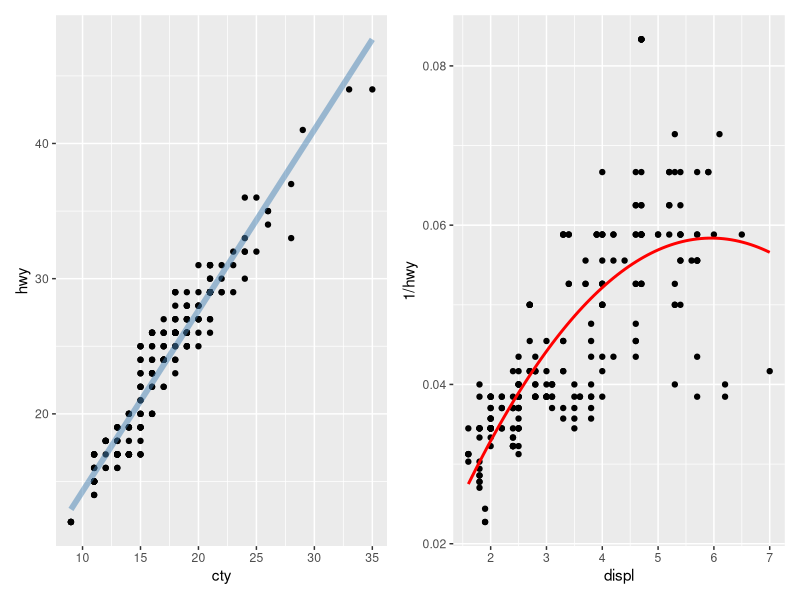
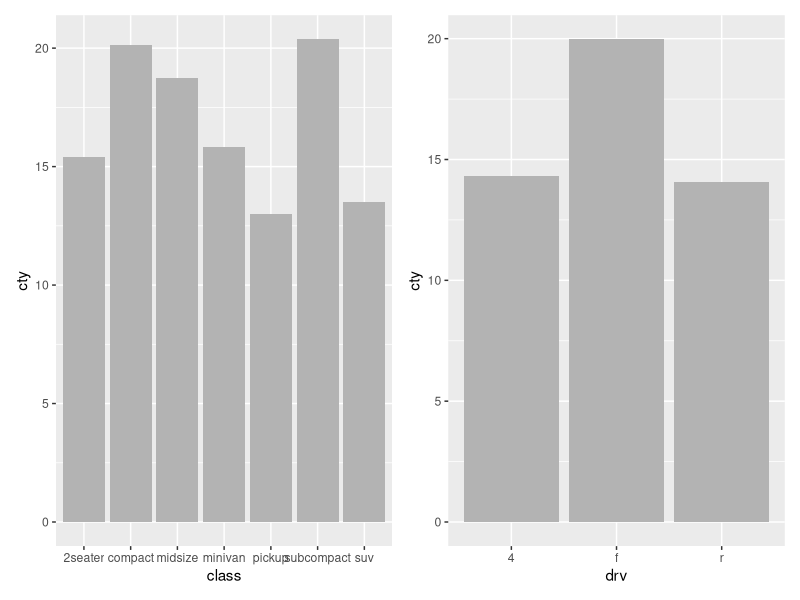
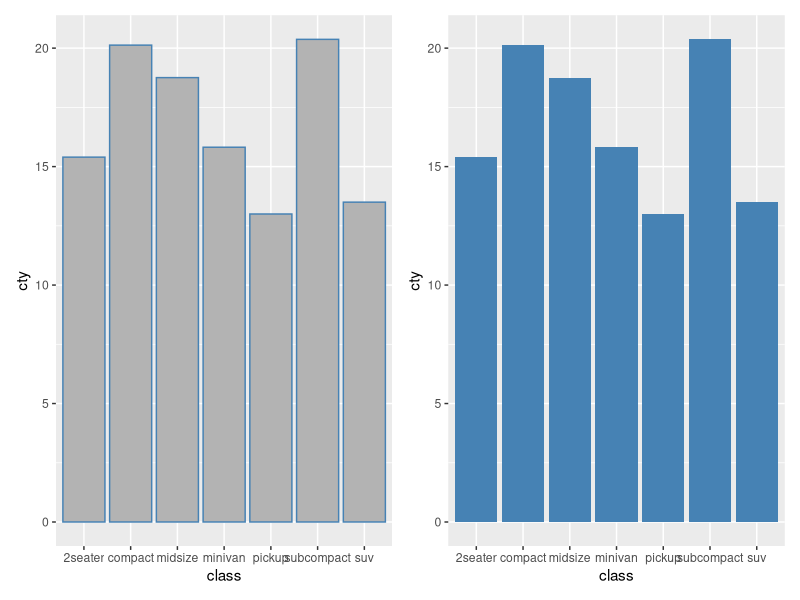
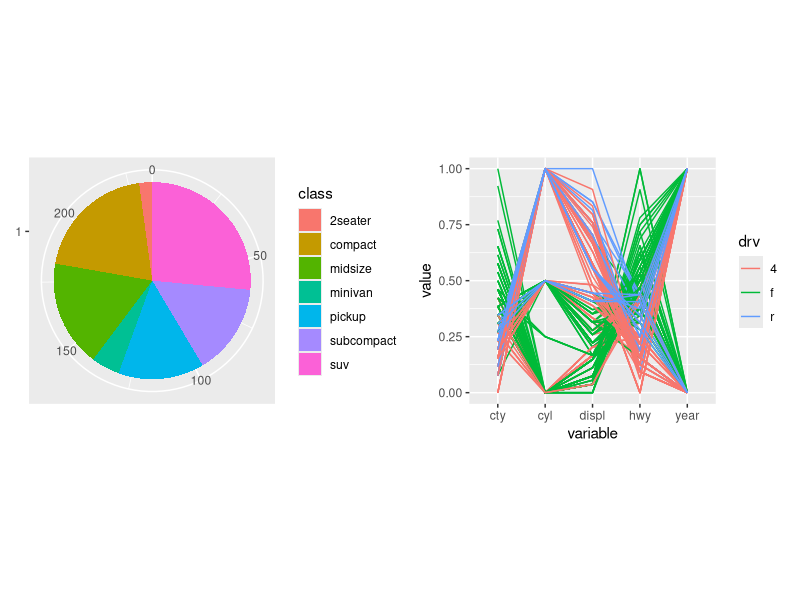
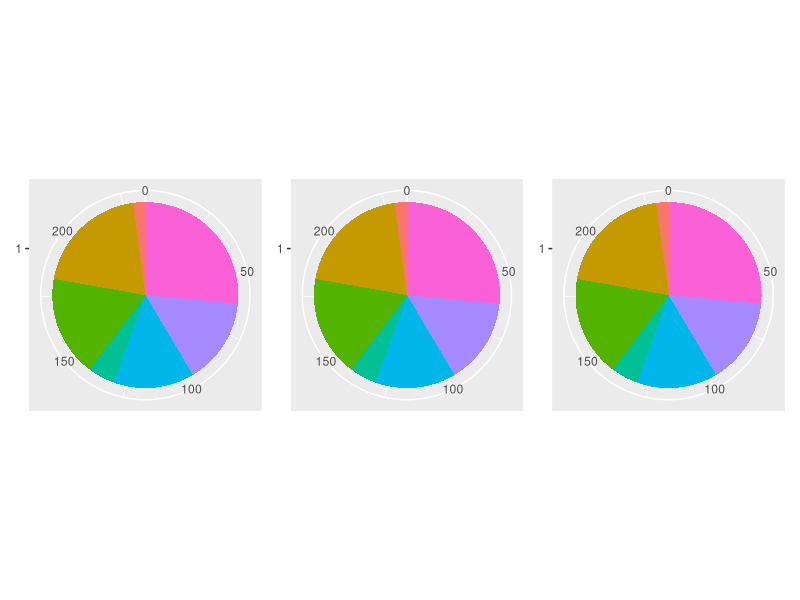
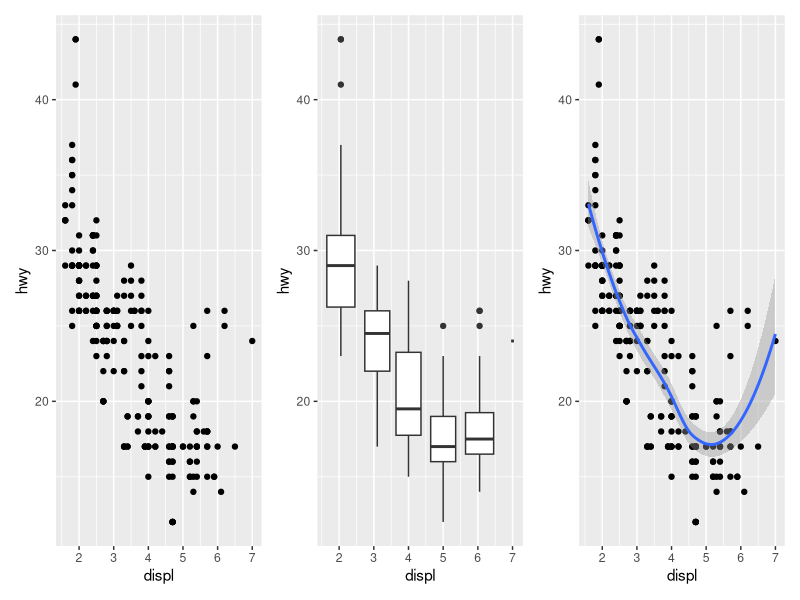
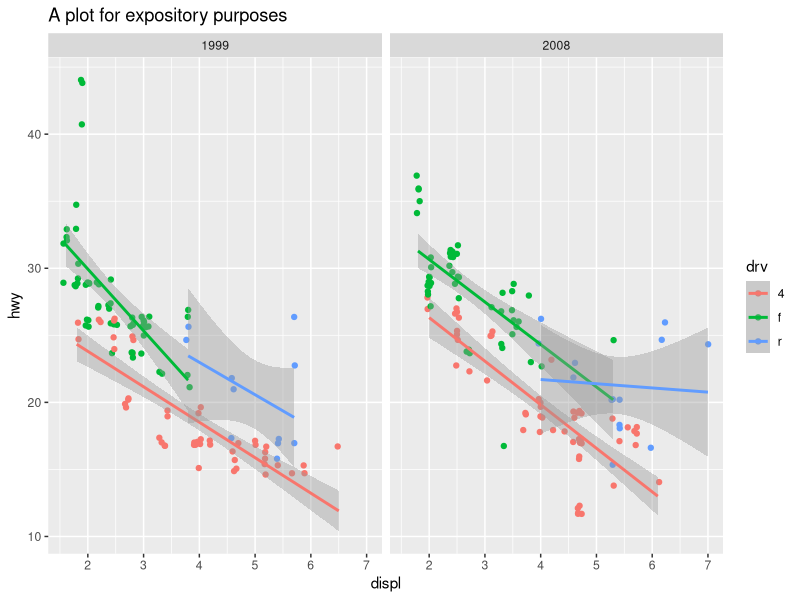

R code for these plots, in order:
## ---- chunk 1
knitr::opts_chunk$set(warning = F, message = F, cache = TRUE,tidy=F,fig.align='center',fig.showtext=TRUE,results="hold",fig.show = "hold")
library(tidyverse)
library(patchwork)
## ---- chunk 2
bestfit <- geom_smooth(
  method = "lm", 
  se = FALSE, 
  colour = alpha("steelblue", 0.5), 
  size = 2
)

geom_lm <- function(formula = y ~ x, colour = alpha("steelblue", 0.5),
                    size = 2, ...)  {
  geom_smooth(formula = formula, se = FALSE, 
              method = "lm", colour = colour, size = size, ...)}
# variable
ggplot(mpg, aes(cty, hwy)) + 
  geom_point() + 
  bestfit |
# function
ggplot(mpg, aes(displ, 1 / hwy)) + 
  geom_point() + 
  geom_lm(y ~ poly(x, 2), size = 1, colour = "red")
## ---- chunk 3
geom_mean <- function(se = TRUE) {
  list(
    stat_summary(fun = "mean", geom = "bar", fill = "grey70"),
    if (se)
    # confidence limits based on t-distribution
    stat_summary(fun.data = "mean_cl_normal", geom = "errorbar", width = 0.4)
    )}
ggplot(mpg, aes(class, cty)) + geom_mean()|
ggplot(mpg, aes(drv, cty)) + geom_mean(se = FALSE)
## ---- chunk 4
geom_mean <- function(..., bar.params = list(), errorbar.params = list()) {
  params <- list(...)
  bar.params <- modifyList(params, bar.params)
  errorbar.params  <- modifyList(params, errorbar.params)
  
  bar <- do.call("stat_summary", modifyList(
    list(fun = "mean", geom = "bar", fill = "grey70"),
    bar.params)
  )
  errorbar <- do.call("stat_summary", modifyList(
    list(fun.data = "mean_cl_normal", geom = "errorbar", width = 0.4),
    errorbar.params)
  )
# add components to a list
  list(bar, errorbar)
}

ggplot(mpg, aes(class, cty)) + 
  geom_mean(
    colour = "steelblue",
    errorbar.params = list(width = 0.5, size = 1)
  )|
ggplot(mpg, aes(class, cty)) + 
  geom_mean(
    bar.params = list(fill = "steelblue"),
    errorbar.params = list(colour = "blue")
  )
## ---- chunk 5
piechart <- function(data, mapping) {
  ggplot(data, mapping) +
    geom_bar(width = 1) + 
    coord_polar(theta = "y") + 
    xlab(NULL) + 
    ylab(NULL)
}
# pcp
pcp_data <- function(df) {
  is_numeric <- vapply(df, is.numeric, logical(1))

  # Rescale numeric columns
  rescale01 <- function(x) {
    rng <- range(x, na.rm = TRUE)
    (x - rng[1]) / (rng[2] - rng[1])
  }
  df[is_numeric] <- lapply(df[is_numeric], rescale01)
  # Add row identifier
  df$.row <- rownames(df)
  # Treat numerics as value (aka measure) variables
  # gather_ is the standard-evaluation version of gather, and
  # is usually easier to program with.
  tidyr::gather_(df, "variable", "value", names(df)[is_numeric])
}
pcp <- function(df, ...) {
  df <- pcp_data(df)
  ggplot(df, aes(variable, value, group = .row)) + geom_line(...)
}
piechart(mpg, aes(factor(1), fill = class))|
pcp(mpg, aes(colour = drv))
## ---- chunk 6
piechart1 <- function(data, var, ...) {
  piechart(data, aes_(~factor(1), fill = as.name(var)))
}
piechart2 <- function(data, var, ...) {
  piechart(data, aes_(~factor(1), fill = var))
}
piechart3 <- function(data, var, ...) {
  piechart(data, aes_(~factor(1), fill = substitute(var)))
}
piechart1(mpg, "class") + theme(legend.position = "none")|
piechart2(mpg, ~class) + theme(legend.position = "none")|
piechart3(mpg, class) + theme(legend.position = "none")
## ---- chunk 7
geoms <- list(
  geom_point(),
  geom_boxplot(aes(group = cut_width(displ, 1))),
  list(geom_point(), geom_smooth())
)

p <- ggplot(mpg, aes(displ, hwy))
wrap_plots(lapply(geoms, function(g) p + g),ncol = 3)
## ---- chunk 8
p <- ggplot(mpg, aes(displ, hwy, color = drv)) + 
  geom_point(position = "jitter") +
  geom_smooth(method = "lm", formula = y ~ x) + 
  facet_wrap(vars(year)) + 
  ggtitle("A plot for expository purposes")
# simple ggprint as an 
ggprint <- function(x) {
  data <- ggplot_build(x)
  gtable <- ggplot_gtable(data)
  grid::grid.newpage()
  grid::grid.draw(gtable)
  return(invisible(x))
}

ggprint(p)
